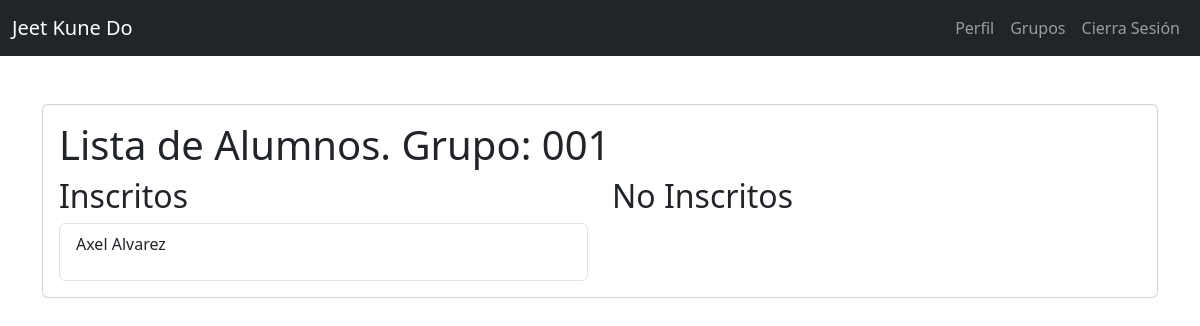
Screenshot of /list_alumnos/2 (signed in) with the database file from the repository.
### login/models.py (models this page shows, shortened)
class Grupos(models.Model):
    CURSOS = [('jiu jitsu', 'Jiu Jitsu'),
              ('karete do','Karate Do'),
              ('taido', 'Taido'),
              ('taekwondo', 'Taekwondo'),
              ('capoeira', 'Capoeira'),
              ('kickboxing', 'Kickboxing'),
              ('tai chi', 'Tai Chi')]
    grupo = models.CharField(max_length=6, default='000')
    curso = models.CharField(max_length=200, choices=CURSOS, default='Jiu Jitsu')
    dias_semana = models.ManyToManyField('Dias_Semana', through='GruposDias')
    hora_inicio = models.PositiveSmallIntegerField()
    duracion = models.PositiveSmallIntegerField()
    sede = models.ForeignKey(Sedes, on_delete=models.CASCADE)
    instructor = models.ForeignKey(UserProfile, on_delete=models.CASCADE, null=True)

class UserProfile(models.Model):
    user = models.OneToOneField(User, on_delete=models.CASCADE)
    ROLES = [('guardian', 'Guardian'),
             ('director', 'Director'),
             ('secretario', 'Secretario'),
             ('instructor', 'Instructor'),
             ('alumno', 'Alumno')
             ]
    rol = models.CharField(max_length=25, choices=ROLES, default='director')
    nombre = models.CharField(max_length=200)
    email = models.EmailField(max_length=200, null=True)
    apellido_paterno = models.CharField(max_length=200)
    apellido_materno= models.CharField(max_length=200)
    fecha_nacimiento = models.DateField(default='2023-10-18')

### login/views.py (the view)
# urls.py: path('list_alumnos/<int:grupo_id>', views.list_alumnos, name='list_alumnos'),
@login_required
def list_alumnos(request, grupo_id):
    try:
        grupo = Grupos.objects.get(pk=grupo_id)
    except Grupos.DoesNotExist:
        return render(request, 'grupos')
    alumnos_no_inscritos = UserProfile.objects.filter(rol='alumno').exclude(inscripciones__grupo=grupo)
    alumnos_inscritos = UserProfile.objects.filter(rol='alumno', inscripciones__grupo=grupo)
    return render(request, 'list_alumnos.html',
                  {'grupo': grupo,
                   'alumnos_no_inscritos': alumnos_no_inscritos,
                   'alumnos_inscritos': alumnos_inscritos})

### login/templates/list_alumnos.html (shortened to what this page needs)
{% extends 'base.html'%}
{% block content%}
<main class="container py-5">
    <div class="card card-body">
        <div class="row">
          <h1>Lista de Alumnos. Grupo: {{ grupo.grupo }}</h1>
            <div class="col-md-6">
                <h2>Inscritos</h2>
                <ul class="list-group">
                  {% for alumno in alumnos_inscritos %}
                    <a class="list-group-item" href="{% url 'remove_alumno' grupo.id alumno.id%}">
                      <header class="d-flex justify-content-between">
                        <p>{{ alumno.nombre }} {{ alumno.apellido_paterno }}</p>
                      </header>
                    </a>
                  {% endfor %}
                </ul>
            </div>
            <div class="col-md-6">
              <h2>No Inscritos</h2>
            </div>
        </div>
    </div>
</main>
{% endblock %}

### rows the page displays
Grupos: grupo "001"
UserProfile: nombre "Axel", apellido_paterno "Alvarez"
